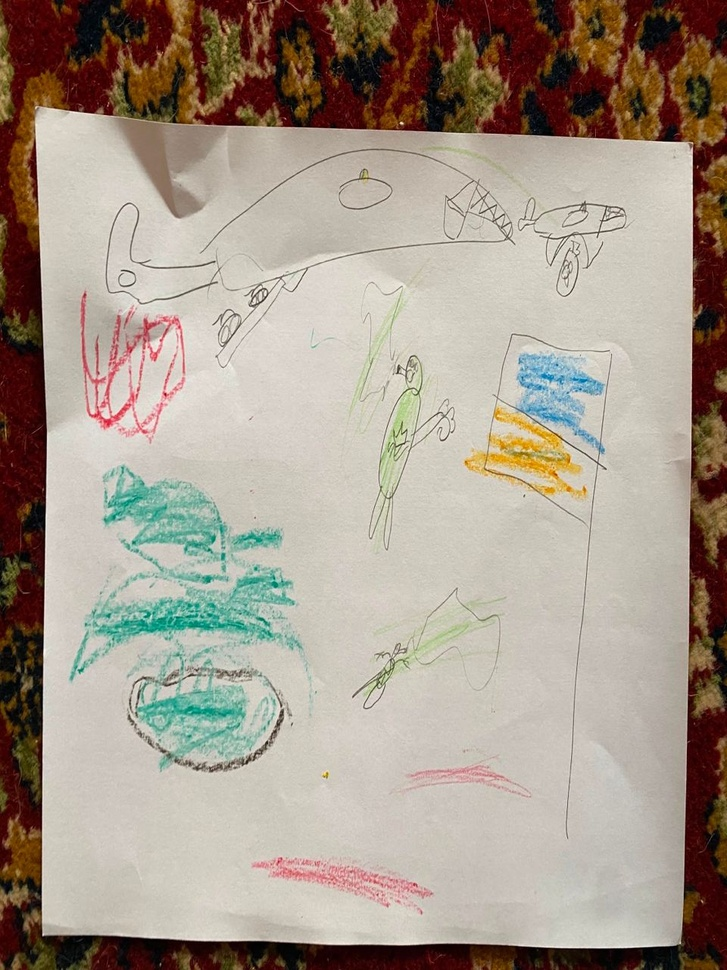
#> input picture resources/images/1.jpeg, 727 x 970 px, shrunk from 960 x 1280 before the run
$ python -i image.py   (imports and definitions only)
#> lines starting #> are read from the running program, lines starting #| are printed output that depends on the picture; after the words box and inside, x2 and y2 are one past the last pixel; in counts of white or black regions, pixels touching at a corner belong together
### transformer/utils.py
import numpy as np
import requests


def closest_node(node, nodes):
    nodes = np.asarray(nodes)
    deltas = nodes - node
    dist_2 = np.einsum('ij,ij->i', deltas, deltas)
    return nodes[np.argmin(dist_2)]


def file_name(original, suffix):
    return '{name}-{suffix}.jpeg'.format(name=original.rsplit('.', 1)[0], suffix=suffix)


def save_file(filename, data):
    with open(filename, 'wb') as f:
        f.write(data)


# [10 lines left out: function upload_file, not called in this run]

### transformer/image.py
from itertools import chain
from os.path import basename, dirname, join

import cv2
from wand.image import Image

from transformer.utils import closest_node, file_name


def process(file, folder=None):
    prep = prepare(file)
    if not folder:
        folder = dirname(file)
    height, width = prep.shape[:2]
    coordinates = corners(prep)
    base_corners = list(
        chain.from_iterable(
            zip(coordinates, [(0, 0), (0, height), (width, height), (width, 0)])
        )
    )
    base_corners = list(chain.from_iterable(base_corners))
    filename = file_name(join(folder, basename(file)), "final")
    with Image(filename=file) as img:
        img.distort("perspective", base_corners)
        img.enhance()
        img.auto_orient()
        img.auto_level()
        img.normalize()
        img.contrast()
        img.save(filename=filename)
        print(f"Saved file - {filename}")
    return filename


# [11 lines left out: function fix_colors, not called in this run]


def prepare(image_name: str):
#> called with image_name = '../resources/images/1.jpeg'
    image = cv2.imread(image_name)
#> image is the input picture: shape (970, 727, 3); mean B, G, R 139.8, 152.8, 165.3
    gray = cv2.cvtColor(image, cv2.COLOR_BGR2GRAY)
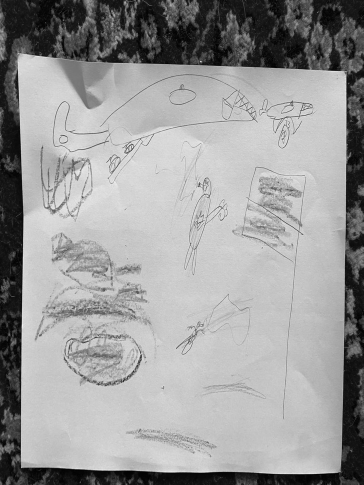
#> gray: shape (970, 727) (shown at 1/2 size); min 0, max 254, mean 155
    gray = 255 - gray
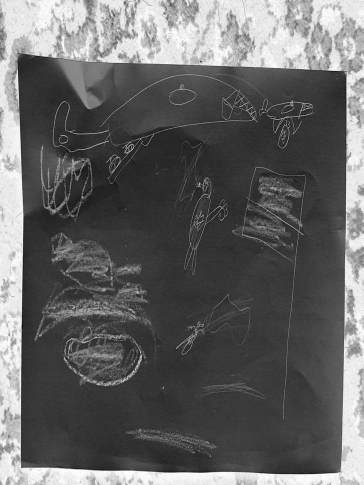
#> gray: shape (970, 727) (shown at 1/2 size); min 1, max 255, mean 100
    blur = cv2.GaussianBlur(gray, (5, 5), 0)
    thresh = blur.copy()
    cv2.threshold(blur, 127, 255, cv2.THRESH_BINARY, dst=thresh)
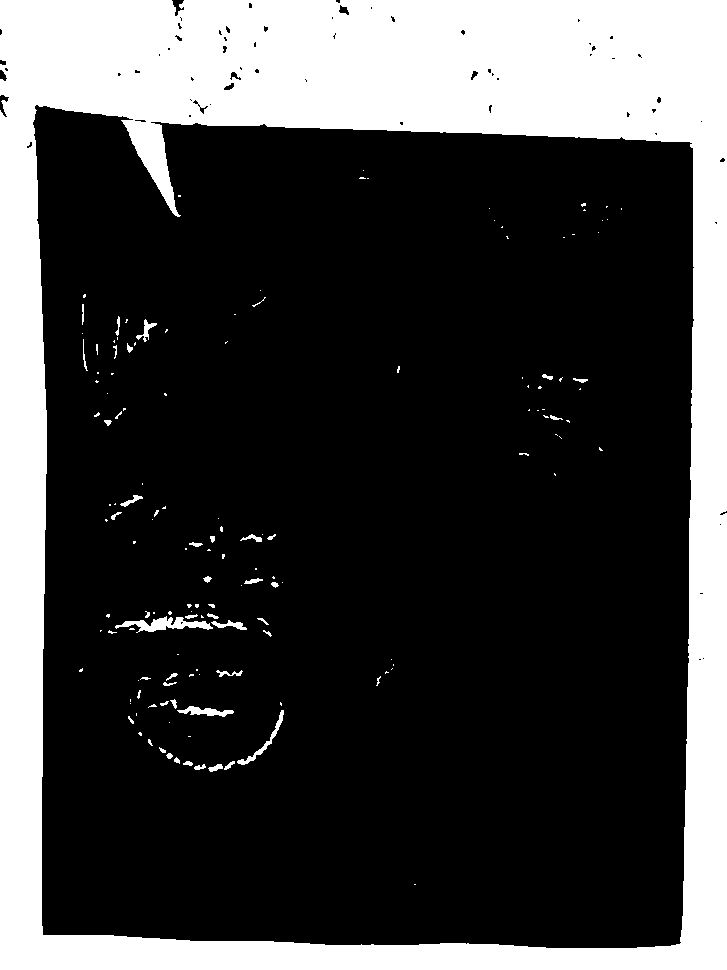
#> thresh: shape (970, 727); 26.1% white; 147 white regions (102 under 20 px), largest, box (x1, y1, x2, y2) and area: (0, 0, 727, 970) 180278, (115, 616, 213, 633) 710, (177, 706, 234, 717) 304
    thresh = 255 - thresh
#> thresh: shape (970, 727); 73.9% white; 147 black regions (102 under 20 px)
    return thresh


# [19 lines left out: function contours, not called in this run]


def corners(prep_image):
    contours_list, _ = cv2.findContours(
        prep_image, cv2.RETR_CCOMP, cv2.CHAIN_APPROX_NONE
    )
#> contours_list = 225 contours, 157 with area under 20; largest, box (x1, y1, x2, y2) and area: (33, 105, 694, 948) 522440, (114, 615, 214, 633) 828, (236, 709, 285, 766) 377, (176, 705, 235, 718) 364, (210, 619, 248, 631) 196
    height, width = prep_image.shape[:2]

    points = []
    for contour in contours_list:
        if len(contour) > min(height / 2, width / 2):
            for point in contour:
                points.append(tuple(point[0]))
#> this loop made 225 passes
#> contour on passes 1 to 3: [[699, 659], [700, 659]], [[703, 658]], [[181, 622], [181, 623], [182, 622]]
#> after the loop, points = 3119 pairs, first value 33 to 693, second value 105 to 947

    return (
        tuple(closest_node((0, 0), points)),
        tuple(closest_node((0, height), points)),
        tuple(closest_node((width, height), points)),
        tuple(closest_node((width, 0), points)),
    )
#> in closest_node, `nodes = np.asarray(nodes)`: nodes has the same summary as points in corners
#> in closest_node, `deltas = nodes - node`: deltas has the same summary as points in corners
#> in closest_node, `dist_2 = np.einsum('ij,ij->i', deltas, deltas)`: dist_2 = 3119 values, max 1350290 at index 1465, min 12321 at index 0, mean 555008.6


# [21 lines left out: function corners_lab, not called in this run]

>>> result = process('../resources/images/1.jpeg')
#> in process, `coordinates = corners(prep)`: coordinates = ((36, 105), (43, 934), (680, 942), (689, 142))
#> in process, `base_corners = list( chain.from_iterable( zip(coordinates, [(0, 0), (0..`: base_corners = [(36, 105), (0, 0), (43, 934), (0, 970), (680, 942), (727, 970), (689, 142), (727, 0)]
#> in process, `base_corners = list(chain.from_iterable(base_corners))`: base_corners = [36, 105, 0, 0, 43, 934, 0, 970, 680, 942, 727, 970, 689, 142, 727, 0]
#> (the run stopped early here; a loop or call above may not have finished)

$ run again, on resources/images/2022-04-27 19.30.30.jpg
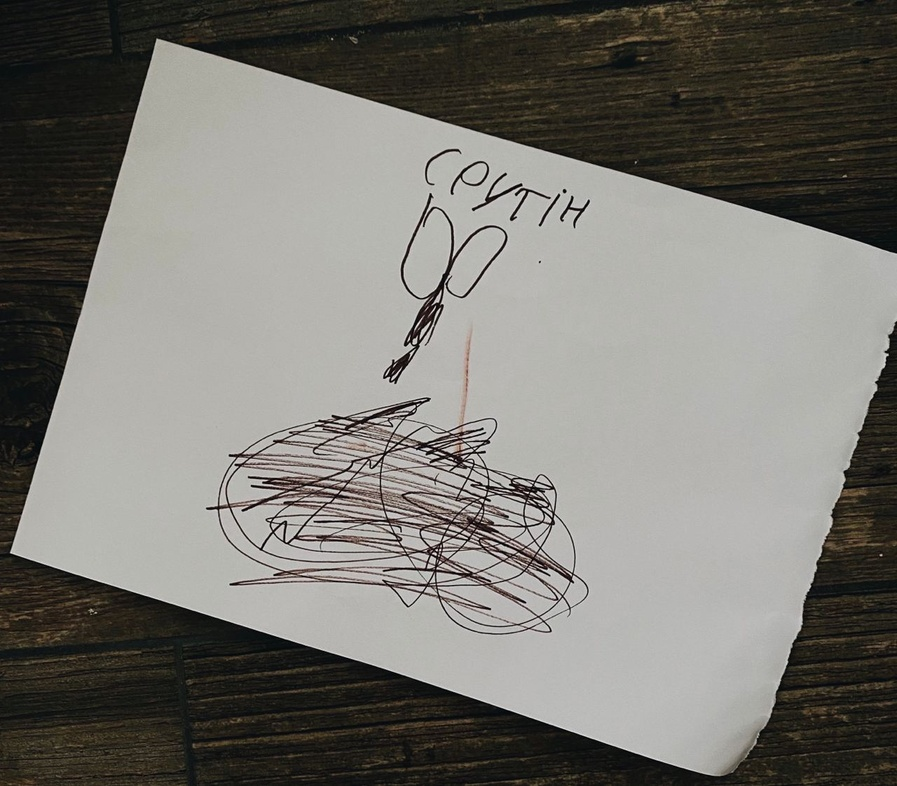
#> input picture resources/images/2022-04-27 19.30.30.jpg, 897 x 786 px, shrunk from 1280 x 1122 before the run
#> in prepare, image is the input picture: shape (786, 897, 3); mean B, G, R 111.9, 117.5, 119.2
#> in prepare, `gray = 255 - gray`:
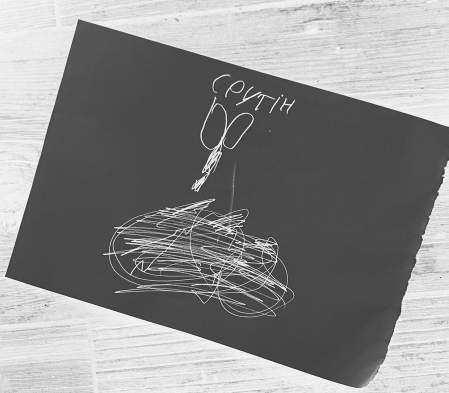
#> gray: shape (786, 897) (shown at 1/2 size); min 11, max 255, mean 137.6
#> in prepare, `cv2.threshold(blur, 127, 255, cv2.THRESH_BINARY, dst=thresh)`:
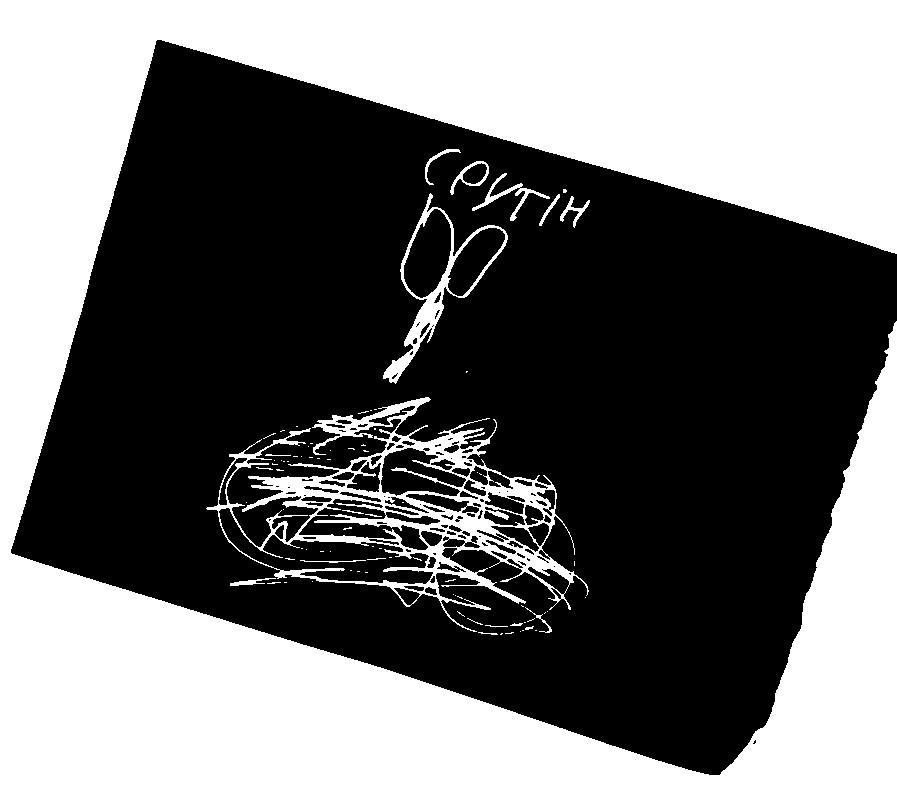
#> thresh: shape (786, 897); 43.3% white; 85 white regions (65 under 20 px), largest, box (x1, y1, x2, y2) and area: (0, 0, 897, 786) 282201, (206, 397, 589, 632) 18204, (383, 193, 508, 384) 2827
#> contours_list = 307 contours, 223 with area under 20; largest, box (x1, y1, x2, y2) and area: (11, 40, 897, 775) 421588, (205, 396, 590, 633) 33079, (382, 192, 509, 385) 8032, (404, 209, 451, 298) 2710, (299, 499, 440, 550) 2434
#> the loop in corners, `for contour in contours_list:` made 307 passes
#> contour on passes 5, 6, 8: [[569, 573], [570, 574], [570, 573]], [[554, 566]], [[456, 569], [457, 568], [458, 569], [457, 570]]
#> after the loop in corners, `for contour in contours_list:`: points = 8549 pairs, first value 11 to 896, second value 40 to 774
#> nodes has the same summary as points in corners
#> deltas has the same summary as points in corners
#> dist_2 = 8549 values, max 1116530 at index 2393, min 26017 at index 1161, mean 435597.4
#> coordinates = ((156, 41), (70, 572), (767, 720), (832, 233))
#> in process, `base_corners = list( chain.from_iterable( zip(coordinates, [(0, 0), (0..`: base_corners = [(156, 41), (0, 0), (70, 572), (0, 786), (767, 720), (897, 786), (832, 233), (897, 0)]
#> in process, `base_corners = list(chain.from_iterable(base_corners))`: base_corners = [156, 41, 0, 0, 70, 572, 0, 786, 767, 720, 897, 786, 832, 233, 897, 0]

$ run again, on resources/images/2022-04-27 19.30.35.jpg
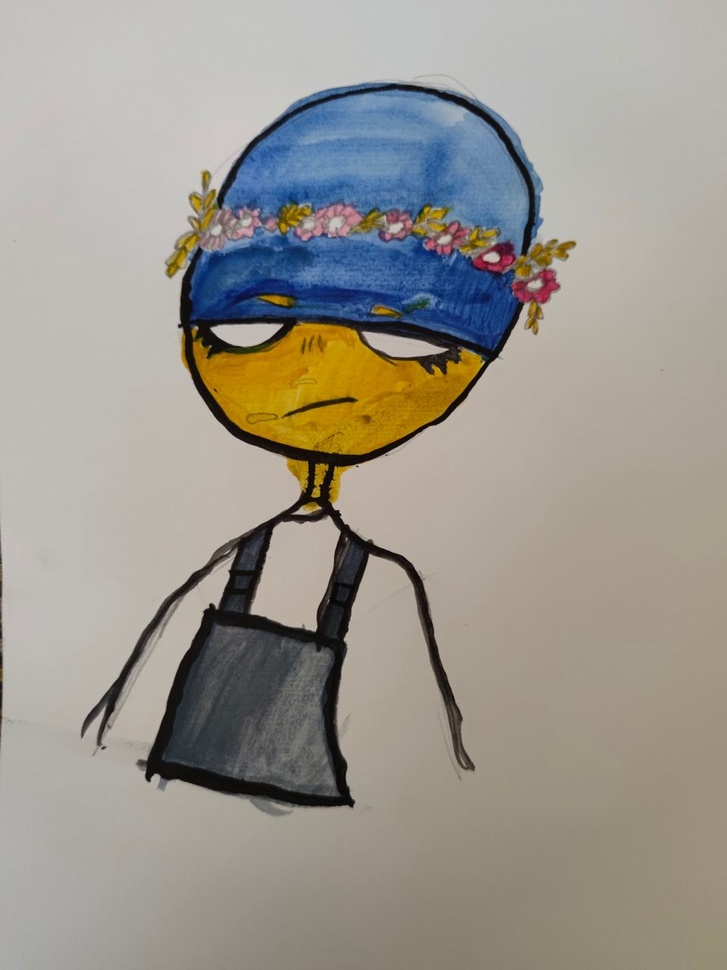
#> input picture resources/images/2022-04-27 19.30.35.jpg, 727 x 970 px, shrunk from 960 x 1280 before the run
#> in prepare, image is the input picture: shape (970, 727, 3); mean B, G, R 142.9, 151.4, 155.5
#> in prepare, `gray = 255 - gray`:
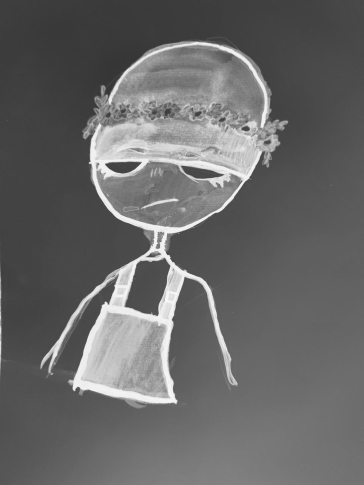
#> gray: shape (970, 727) (shown at 1/2 size); min 48, max 254, mean 103.3
#> in prepare, `cv2.threshold(blur, 127, 255, cv2.THRESH_BINARY, dst=thresh)`:
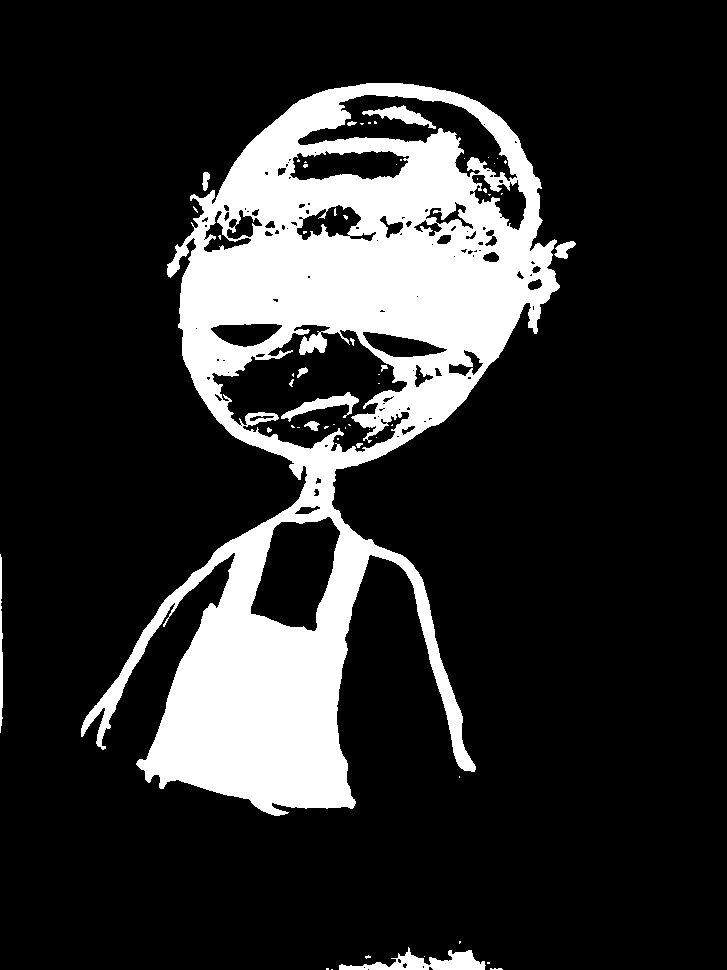
#> thresh: shape (970, 727); 18% white; 59 white regions (44 under 20 px), largest, box (x1, y1, x2, y2) and area: (81, 83, 560, 816) 122830, (339, 947, 486, 970) 1471, (281, 392, 359, 422) 729
#> contours_list = 172 contours, 123 with area under 20; largest, box (x1, y1, x2, y2) and area: (0, 0, 727, 970) 701512, (80, 82, 561, 817) 163484, (212, 325, 409, 452) 13845, (298, 95, 517, 181) 6660, (251, 517, 340, 631) 6601
#> the loop in corners, `for contour in contours_list:` made 172 passes
#> contour on passes 1, 3, 4: [[368, 969]], [[364, 967]], [[423, 966], [423, 967]]
#> after the loop in corners, `for contour in contours_list:`: points = 8502 pairs, first value 0 to 726, second value 0 to 969
#> nodes has the same summary as points in corners
#> deltas has the same summary as points in corners
#> dist_2 = 8502 values, max 1466037 at index 3474, min 0 at index 1700, mean 462117
#> coordinates = ((0, 0), (0, 969), (726, 969), (726, 0))
#> in process, `base_corners = list( chain.from_iterable( zip(coordinates, [(0, 0), (0..`: base_corners = [(0, 0), (0, 0), (0, 969), (0, 970), (726, 969), (727, 970), (726, 0), (727, 0)]
#> in process, `base_corners = list(chain.from_iterable(base_corners))`: base_corners = [0, 0, 0, 0, 0, 969, 0, 970, 726, 969, 727, 970, 726, 0, 727, 0]
